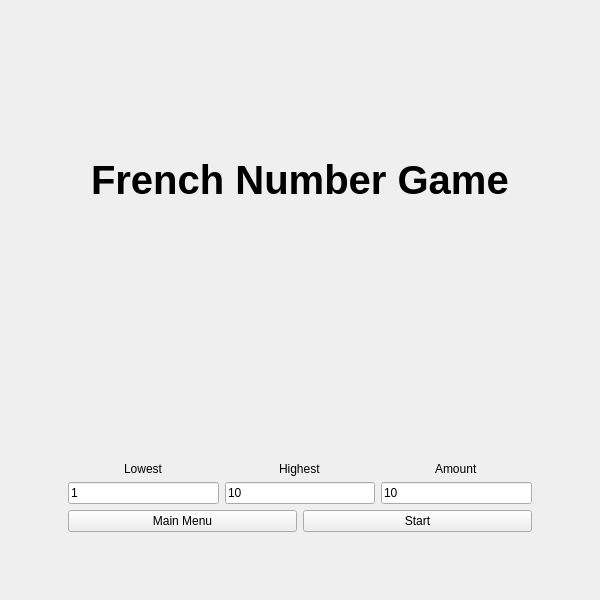
<?xml version="1.0" encoding="UTF-8"?>
<ui version="4.0">
 <class>MainMenu</class>
 <widget class="QMainWindow" name="MainMenu">
  <property name="geometry">
   <rect>
    <x>0</x>
    <y>0</y>
    <width>600</width>
    <height>600</height>
   </rect>
  </property>
  <property name="windowTitle">
   <string>MainMenu</string>
  </property>
  <widget class="QWidget" name="centralwidget">
   <property name="styleSheet">
    <string notr="true"/>
   </property>
   <layout class="QVBoxLayout" name="verticalLayout">
    <item>
     <widget class="QStackedWidget" name="stackedWidget">
      <widget class="QWidget" name="GameSettingsScreen">
       <layout class="QVBoxLayout" name="verticalLayout_3" stretch="60,0,40">
        <item alignment="Qt::AlignHCenter">
         <widget class="QLabel" name="MenuLabel">
          <property name="styleSheet">
           <string notr="true">font-size: 40px;
font-weight: bold;</string>
          </property>
          <property name="text">
           <string>French Number Game</string>
          </property>
         </widget>
        </item>
        <item alignment="Qt::AlignHCenter">
         <widget class="QLabel" name="ErrorLabel">
          <property name="styleSheet">
           <string notr="true">color:red;</string>
          </property>
          <property name="text">
           <string/>
          </property>
         </widget>
        </item>
        <item>
         <layout class="QGridLayout" name="gridLayout" columnstretch="0,0,0">
          <property name="leftMargin">
           <number>50</number>
          </property>
          <property name="topMargin">
           <number>50</number>
          </property>
          <property name="rightMargin">
           <number>50</number>
          </property>
          <property name="bottomMargin">
           <number>50</number>
          </property>
          <item row="0" column="0" alignment="Qt::AlignHCenter|Qt::AlignBottom">
           <widget class="QLabel" name="LowestLabel">
            <property name="text">
             <string>Lowest</string>
            </property>
           </widget>
          </item>
          <item row="1" column="1">
           <widget class="QLineEdit" name="HighestInput">
            <property name="text">
             <string>10</string>
            </property>
           </widget>
          </item>
          <item row="1" column="0">
           <widget class="QLineEdit" name="LowestInput">
            <property name="text">
             <string>1</string>
            </property>
           </widget>
          </item>
          <item row="0" column="1" alignment="Qt::AlignHCenter|Qt::AlignBottom">
           <widget class="QLabel" name="HighestLabel">
            <property name="text">
             <string>Highest</string>
            </property>
           </widget>
          </item>
          <item row="0" column="2" alignment="Qt::AlignHCenter|Qt::AlignBottom">
           <widget class="QLabel" name="AmountLabel">
            <property name="text">
             <string>Amount</string>
            </property>
           </widget>
          </item>
          <item row="1" column="2">
           <widget class="QLineEdit" name="AmountInput">
            <property name="text">
             <string>10</string>
            </property>
           </widget>
          </item>
          <item row="2" column="0" colspan="3">
           <layout class="QGridLayout" name="gridLayout_3">
            <item row="0" column="0">
             <widget class="QPushButton" name="SingleMenuButton">
              <property name="text">
               <string>Main Menu</string>
              </property>
             </widget>
            </item>
            <item row="0" column="1">
             <widget class="QPushButton" name="StartButton">
              <property name="text">
               <string>Start</string>
              </property>
             </widget>
            </item>
           </layout>
          </item>
         </layout>
        </item>
       </layout>
      </widget>
      <widget class="QWidget" name="MainMenuScreen">
       <layout class="QVBoxLayout" name="verticalLayout_4">
        <item alignment="Qt::AlignHCenter|Qt::AlignVCenter">
         <widget class="QLabel" name="MenuLabel_2">
          <property name="styleSheet">
           <string notr="true">font-size: 40px;
font-weight: bold;</string>
          </property>
          <property name="text">
           <string>French Number Game</string>
          </property>
         </widget>
        </item>
        <item>
         <widget class="QPushButton" name="SinglePlayerButton">
          <property name="text">
           <string>Single Player</string>
          </property>
         </widget>
        </item>
        <item>
         <widget class="QPushButton" name="MultiPlayerButton">
          <property name="text">
           <string>Multiplayer</string>
          </property>
         </widget>
        </item>
       </layout>
      </widget>
      <widget class="QWidget" name="MultiPlayerSettingsScreen">
       <layout class="QVBoxLayout" name="verticalLayout_2">
        <item alignment="Qt::AlignHCenter">
         <widget class="QLabel" name="label">
          <property name="text">
           <string>Mutliplayer!!</string>
          </property>
         </widget>
        </item>
        <item>
         <layout class="QGridLayout" name="gridLayout_2">
          <item row="1" column="1">
           <widget class="QLineEdit" name="PortInput"/>
          </item>
          <item row="1" column="0">
           <widget class="QLineEdit" name="lineEdit"/>
          </item>
          <item row="0" column="0" alignment="Qt::AlignHCenter|Qt::AlignBottom">
           <widget class="QLabel" name="label_2">
            <property name="text">
             <string>Host IP</string>
            </property>
           </widget>
          </item>
          <item row="0" column="1" alignment="Qt::AlignHCenter|Qt::AlignBottom">
           <widget class="QLabel" name="label_3">
            <property name="text">
             <string>Port</string>
            </property>
           </widget>
          </item>
         </layout>
        </item>
        <item>
         <widget class="QPushButton" name="StartServerButton">
          <property name="text">
           <string>Start  Server</string>
          </property>
         </widget>
        </item>
        <item>
         <widget class="QPushButton" name="JoinServerButton">
          <property name="text">
           <string>Join Server</string>
          </property>
         </widget>
        </item>
        <item>
         <widget class="QPushButton" name="MainMenuButton">
          <property name="text">
           <string>Main Menu</string>
          </property>
         </widget>
        </item>
       </layout>
      </widget>
     </widget>
    </item>
   </layout>
  </widget>
 </widget>
 <resources/>
 <connections/>
</ui>
